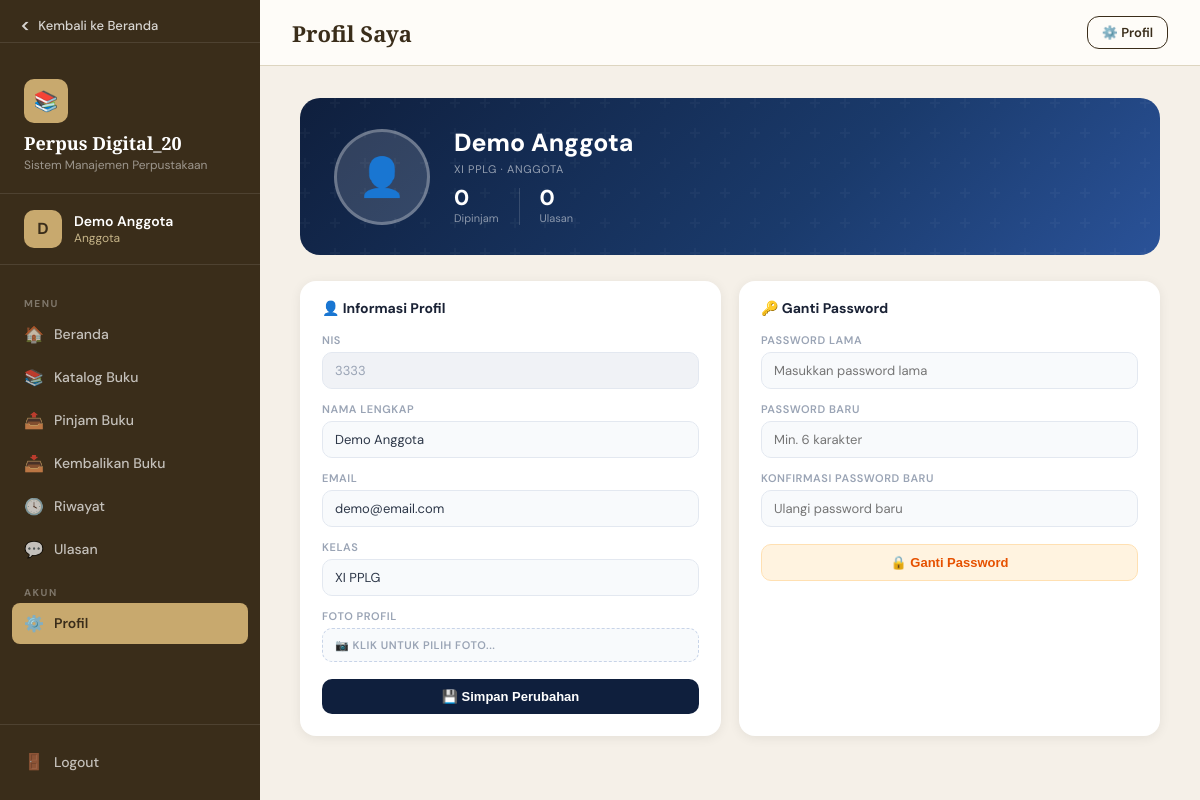
/perpus_20/anggota/profil.php (signed in), run on the app's committed database.
### tables this page shows
CREATE TABLE IF NOT EXISTS `anggota` (
  `id_anggota` int(11) NOT NULL AUTO_INCREMENT,
  `nis` varchar(20) NOT NULL,
  `nama_anggota` varchar(50) NOT NULL,
  `email` varchar(100) NOT NULL,
  `password` varchar(255) NOT NULL,
  `kelas` varchar(10) NOT NULL,
  `foto` longblob NOT NULL,
  PRIMARY KEY (`id_anggota`)
);

### perpus_20/anggota/profil.php (called while the page is built, shortened)
<?php
require_once __DIR__ . '/../includes/session.php';
include __DIR__ . '/../includes/layout.php';
include __DIR__ . '/../includes/profil_view.php';
include __DIR__ . '/../includes/layout_footer.php';
?>

### perpus_20/includes/session.php (called while the page is built, shortened)
<?php
function getRole() {
    return $_SESSION['role'] ?? null;
}
?>

### perpus_20/includes/profil_view.php (the view, shortened to what this page needs)
<?php
$db       = getDB();
$roleType = getRole();
$id       = $_SESSION['user_id'];
$user = $roleType === 'Anggota'
    ? $db->query("SELECT * FROM anggota WHERE id_anggota=$id")->fetch_assoc()
    : $db->query("SELECT * FROM pengguna WHERE id_pengguna=$id")->fetch_assoc();
$foto_src = '';
$total_pinjam = $roleType==='Anggota' ? $db->query("SELECT COUNT(*) as c FROM transaksi WHERE id_anggota=$id")->fetch_assoc()['c'] : 0;
$total_ulasan = $roleType==='Anggota' ? $db->query("SELECT COUNT(*) as c FROM ulasan_buku WHERE id_anggota=$id")->fetch_assoc()['c'] : 0;
?>
<div class="profil-wrap">
  <div class="ph-hero">
    <?php if($roleType==='Anggota'): ?>
    <div class="ph-av" onclick="document.getElementById('fotoInput').click()">
      <?php if($foto_src): ?>
        <img src="<?= htmlspecialchars($foto_src) ?>" class="ph-av-img" id="heroAv" alt="foto">
      <?php else: ?>
        <div class="ph-av-ph" id="heroAv">👤</div>
      <?php endif ?>
    </div>
    <?php endif ?>
    <div class="ph-info">
      <div class="ph-name"><?= htmlspecialchars($roleType==='Anggota'?$user['nama_anggota']:$user['nama_pengguna']) ?></div>
      <div class="ph-role"><?php if($roleType==='Anggota'): ?><?= htmlspecialchars($user['kelas'])?> · Anggota<?php else: ?><?= htmlspecialchars($user['level'])?><?php endif ?></div>
      <?php if($roleType==='Anggota'): ?>
      <div class="ph-stats">
        <div><div class="phs-n"><?= $total_pinjam ?></div><div class="phs-l">Dipinjam</div></div>
        <div><div class="phs-n"><?= $total_ulasan ?></div><div class="phs-l">Ulasan</div></div>
      </div>
      <?php endif ?>
    </div>
  </div>
  <div class="profil-grid">
    <div class="pcard">
      <div class="pcard-head"><h3>👤 Informasi Profil</h3></div>
      <div class="pcard-body">
        <form method="POST" enctype="multipart/form-data">
          <?php if($roleType==='Anggota'): ?>
            <div class="pf"><label>NIS</label><input type="text" class="pf-inp" value="<?= htmlspecialchars($user['nis']) ?>" disabled></div>
            <div class="pf"><label>Nama Lengkap</label><input type="text" name="nama" class="pf-inp" value="<?= htmlspecialchars($user['nama_anggota']) ?>" required></div>
            <div class="pf"><label>Email</label><input type="email" name="email" class="pf-inp" value="<?= htmlspecialchars($user['email']) ?>" required></div>
            <div class="pf"><label>Kelas</label><input type="text" name="kelas" class="pf-inp" value="<?= htmlspecialchars($user['kelas']) ?>"></div>
            <div class="pf">
              <label>Foto Profil</label>
              <label for="fotoInput" class="file-lbl">📷 <span id="fnTxt">Klik untuk pilih foto...</span></label>
            </div>
          <?php endif ?>
          <button type="submit" class="btn-save">💾 Simpan Perubahan</button>
        </form>
      </div>
    </div>
    <div class="pcard">
      <div class="pcard-head"><h3>🔑 Ganti Password</h3></div>
      <div class="pcard-body">
        <form method="POST">
          <div class="pf"><label>Password Lama</label><input type="password" name="old_password" class="pf-inp" placeholder="Masukkan password lama" required></div>
          <div class="pf"><label>Password Baru</label><input type="password" name="new_password" class="pf-inp" placeholder="Min. 6 karakter" required></div>
          <div class="pf"><label>Konfirmasi Password Baru</label><input type="password" id="konfPw" class="pf-inp" placeholder="Ulangi password baru"></div>
          <button type="submit" class="btn-pw" onclick="return cekPw()">🔒 Ganti Password</button>
        </form>
      </div>
    </div>
  </div>
</div>

### perpus_20/assets/css/style.css (style rules this page uses)
:root { --primary: #3a2d1a; --primary-light: #5a452d; --accent: #c8a96e; --accent-light: #e8d5a3; --bg: #f5f0e8; --bg-white: #fefcf8; --text: #1a1a1a; --text-muted: #6b6b6b; --border: #ddd5c0; --danger: #c0392b; --danger-light: #fdeaea; --success: #27ae60; --success-light: #eafaf1; --warning: #e67e22; --warning-light: #fef9ee; --sidebar-w: 260px; --radius: 12px; --shadow: 0 2px 16px rgba(26,58,42,0.08); --shadow-md: 0 4px 24px rgba(26,58,42,0.12); }
* { box-sizing: border-box; margin: 0; padding: 0; }
body { font-family: 'DM Sans', sans-serif; background: var(--bg); color: var(--text); min-height: 100vh; font-size: 15px; }

### perpus_20/includes/profil_view.php (style rules this page uses)
.profil-wrap { max-width: 860px; margin: 0 auto; }
.ph-hero { background: linear-gradient(135deg,#0f1f3d 0%,#1a3a6b 60%,#2a5298 100%); border-radius: 20px; padding: 30px 34px; display: flex; align-items: center; gap: 24px; margin-bottom: 26px; position: relative; overflow: hidden; }
.ph-hero::before { content:'';position:absolute;inset:0; }
.ph-av { position:relative;flex-shrink:0;z-index:1;cursor:pointer; }
.ph-av-ph { width:96px;height:96px;border-radius:50%;background:rgba(255,255,255,.14);border:3px solid rgba(255,255,255,.28);display:flex;align-items:center;justify-content:center;font-size:38px; }
.ph-info { z-index:1;flex:1; }
.ph-name { font-size:1.55rem;font-weight:800;color:#fff;line-height:1.2;margin-bottom:4px; }
.ph-role { font-size:11px;color:rgba(255,255,255,.55);text-transform:uppercase;letter-spacing:.06em;margin-bottom:12px; }
.ph-stats { display:flex;gap:20px; }
.phs-n { font-size:1.35rem;font-weight:800;color:#fff;line-height:1; }
.phs-l { font-size:11px;color:rgba(255,255,255,.5);margin-top:2px; }
.profil-grid { display:grid;grid-template-columns:1fr 1fr;gap:18px; }
.pcard { background:#fff;border-radius:16px;box-shadow:0 2px 12px rgba(0,0,0,.07);overflow:hidden; }
.pcard-head { padding:18px 22px 0;display:flex;align-items:center;gap:8px; }
.pcard-head h3 { font-size:14px;font-weight:700;color:#1a2235;margin:0; }
.pcard-body { padding:16px 22px 22px; }
.pf { margin-bottom:13px; }
.pf label { display:block;font-size:11px;font-weight:600;color:#9aa4b5;text-transform:uppercase;letter-spacing:.05em;margin-bottom:5px; }
.pf-inp { width:100%;padding:9px 12px;border:1.5px solid #e3e8f0;border-radius:10px;font-family:inherit;font-size:13px;color:#2d3748;background:#f8fafc;outline:none;transition:border-color .18s,background .18s; }
.pf-inp:disabled { background:#f0f2f6;color:#9aa4b5;cursor:not-allowed; }
.file-lbl { display:flex;align-items:center;gap:8px;padding:9px 12px;border:1.5px dashed #c8d4e8;border-radius:10px;cursor:pointer;background:#f8fafc;font-size:13px;color:#6b7585;transition:border-color .18s,background .18s; }
.btn-save { width:100%;padding:10px;background:#0f1f3d;color:#fff;border:none;border-radius:10px;font-size:13px;font-weight:700;cursor:pointer;transition:background .18s,transform .13s;margin-top:4px; }
.btn-pw { width:100%;padding:10px;background:#fff3e0;color:#e65100;border:1px solid #ffe0b2;border-radius:10px;font-size:13px;font-weight:700;cursor:pointer;transition:background .18s;margin-top:4px; }

### data on the page
anggota: nama_anggota "Demo Anggota", kelas "XI PPLG", nis "3333", nama "Demo Anggota", email "demo@email.com"

### other printed values
substr($userName,0,1) "D"
$userName "Demo Anggota"
$userLevel "Anggota"
$icon "🏠 📚 📤 📥 🕓 💬 ⚙️"
$label "Beranda Katalog Buku Pinjam Buku Kembalikan Buku Riwayat Ulasan Profil"
$pageTitle "Profil Saya"
$total_pinjam "0"
$total_ulasan "0"
